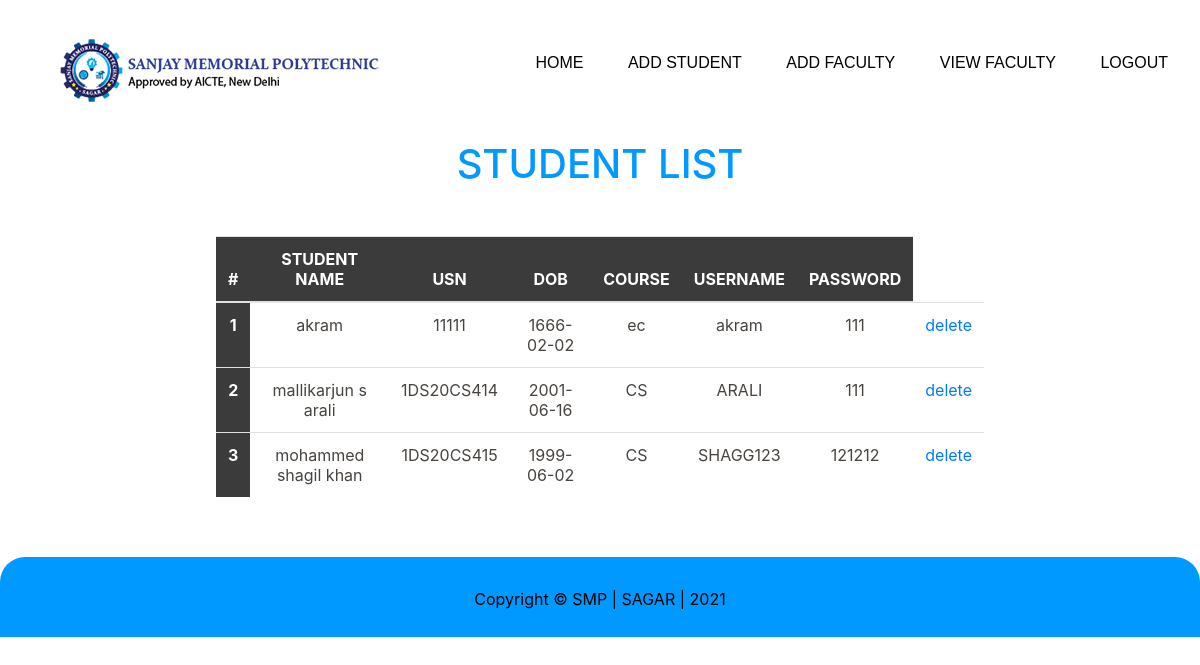
The page /viewstudent.php on the database its author committed.
### tables this page shows
CREATE TABLE `studentdetails` (
  `id` int(20) NOT NULL,
  `fname` varchar(50) NOT NULL,
  `usn` varchar(20) NOT NULL,
  `course` varchar(20) NOT NULL,
  `DOB` date NOT NULL,
  `username` varchar(20) NOT NULL,
  `password` varchar(20) NOT NULL
);

### viewstudent.php (the view, shortened to what this page needs)
<html>
    <head>
        <link rel="stylesheet" href="style.css">
        <link rel="stylesheet" href="https://maxcdn.bootstrapcdn.com/bootstrap/4.3.1/css/bootstrap.min.css">
        <link href="http://fonts.cdnfonts.com/css/anurati" rel="stylesheet">
    </head>
    <body>
        <div class="navbar1">
            <img src="images/smplogo.png" alt="logo" class="logo"/>
            <ul>
                <li><a href="index.php">HOME</a></li>
                <li><a href="addstudent.php">ADD STUDENT</a></li>
                <li><a href="addfaculty.php">ADD FACULTY</a></li>
                <li><a href="viewfaculty.php">VIEW FACULTY</a></li>
                <li><a href="logout.php">LOGOUT</a></li>
            </ul>
        </div>
    <center><span class="h1">STUDENT LIST</span></center><br/><br/>
    <div class="table">
        <table class="table table-striped">
            <thead>
                <tr>
                    <th scope="col">#</th>
                    <th scope="col">STUDENT NAME</th>
                    <th scope="col">USN</th>
                    <th scope="col">DOB</th>
                    <th scope="col">COURSE</th>
                    <th scope="col">USERNAME</th>
                    <th scope="col">PASSWORD</th>
                </tr>
            </thead>
            <tbody>
                <?php
                include 'dbconfigg.php';
                $records = mysqli_query($conn, "select * from studentdetails");
                $i = 0;
                while ($data = mysqli_fetch_array($records)) {
                    $i = $i + 1;
                    $id = $data['id'];
                    ?>
                    <tr>
                        <th scope = "row"><?php echo "$i"; ?></th>
                        <td><?php echo $data['fname'] ?></td>
                        <td><?php echo $data['usn'] ?></td>
                        <td><?php echo $data['DOB'] ?></td>
                        <td><?php echo $data['course'] ?></td>
                        <td><?php echo $data['username'] ?></td>
                        <td><?php echo $data['password'] ?></td>
                        <td><a href="delstudent.php?id=<?php echo $id ?>">delete</a></td>
                    </tr>
                    <?php
                }
                ?>
            </tbody>
        </table>
    </div>
     <div id="footer">
            <p>Copyright &copy; SMP | <a href="#">SAGAR</a> | <a href="#">2021</a> </p>
        </div>
</body>
</html>

### style.css (style rules this page uses)
* { margin: 0; padding: 0; box-sizing: border-box; }
.logo { margin-left: 55px; }
.navbar1 { width: 99%; margin: 0; padding: 35px 0; display: flex; align-items: center; justify-content: space-between; }
.navbar1 ul li { list-style: none; display: inline-block; margin: 0 20px; position: relative; }
.navbar1 ul li a { text-decoration: none;; color: #000; font-family: sans-serif; }
.navbar1 ul li::after { content: ''; height: 3px; width: 0; background: #0099ff; position: absolute; left: 0; bottom: -10px; transition: 0.5s; }
.table { width: 80%!important; margin: 0 auto; }
.table { margin: 0 auto; }
table tr th, table tr td { background: #3B3B3B; color: #FFF; padding: 7px 4px; text-align: left; text-align: center; }
table tr td { background: #FFF; color: #47433F; border-top: 1px solid #FFF; }
.h1 { font-weight: bold; color: #0099ff; }
#footer { margin-top: 60px; background: #0099ff; color: green!important; height: 10vh; padding: 30px; text-align: center; border-radius: 25px 25px 0 0; }
#footer p { color: #000; }
#footer a { color: black; }

### rows shown on the page
studentdetails: fname "akram", usn "11111", DOB "1666-02-02", course "ec", username "akram", password "111"
studentdetails: fname "mallikarjun s arali", usn "1DS20CS414", DOB "2001-06-16", course "CS", username "ARALI", password "111"
studentdetails: fname "mohammed shagil khan", usn "1DS20CS415", DOB "1999-06-02", course "CS", username "SHAGG123", password "121212"
